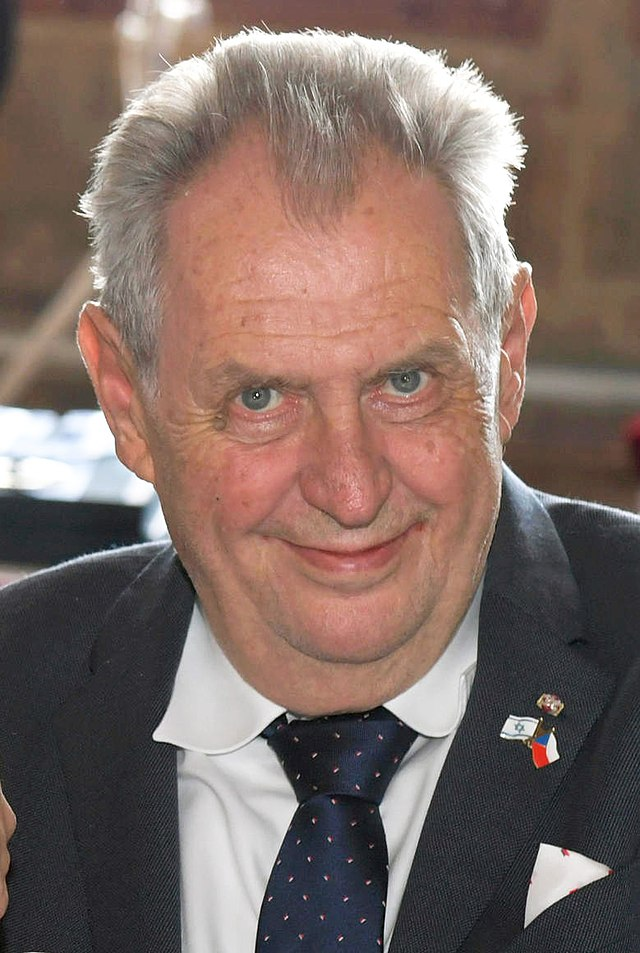
#> input picture face_swapping_v1/src_images/Milos_Zeman.jpg, 640 x 953 px, given in place of fusek_face_car_01.avi, which was not available
$ python main.py
#> lines starting #> are read from the running program, lines starting #| are printed output that depends on the picture; after the words box and inside, x2 and y2 are one past the last pixel; in counts of white or black regions, pixels touching at a corner belong together; pictures that were not available may be replaced by others from this repository, and a replacement may not be noted
import cv2 as cv
import numpy as np
import time

def draw_rect_by_cascade(face_cascade, frame, scaleFactor, minNeighbors, minSize):
    faces = face_cascade.detectMultiScale(frame, scaleFactor=scaleFactor, minNeighbors=minNeighbors, minSize=minSize, maxSize=(500, 500))
    return faces

def remove_duplicates(locations, threshold_distance):
    non_duplicates = []
    for i in range(len(locations)):
        is_duplicate = False
        for j in range(i+1, len(locations)):
            dist = ((locations[i][0] + locations[i][2] / 2) - (locations[j][0] + locations[j][2] / 2))**2 + \
                   ((locations[i][1] + locations[i][3] / 2) - (locations[j][1] + locations[j][3] / 2))**2
            dist = dist ** 0.5
            if dist < threshold_distance:
                is_duplicate = True
                break
        if not is_duplicate:
            non_duplicates.append(locations[i])
    return non_duplicates

def draw_rectangle (paint_frame, locations, color1, color2):
    for (x, y, w, h) in locations:
        cv.rectangle(paint_frame, (x, y), (x+w, y+h), color1, 8)
        cv.rectangle(paint_frame, (x, y), (x+w, y+h), color2, 2)

def eye_open(image):
    gray = cv.cvtColor(image, cv.COLOR_BGR2GRAY)
    blurred = cv.GaussianBlur(gray, (7, 5), 2)
    cv.imshow("Preprocessed Image", blurred)
    circles = cv.HoughCircles(gray, cv.HOUGH_GRADIENT, 1, 1, param1=50, param2=20, minRadius=10, maxRadius=40)
    if circles is not None:
        return True

    return False

def face_detect():
    video_cap = cv.VideoCapture("fusek_face_car_01.avi")
   # video_cap = cv.VideoCapture(0)
    face_cascade = cv.CascadeClassifier("haarcascades/haarcascade_frontalface_default.xml")
    face_cascade_profile = cv.CascadeClassifier("haarcascades/haarcascade_profileface.xml")
    #eye_cascade = cv.CascadeClassifier("haarcascades/haarcascade_eye.xml")
    eye_cascade = cv.CascadeClassifier("haarcascades/eye_cascade_fusek.xml")
    mouth_cascade = cv.CascadeClassifier("haarcascades/haarcascade_smile.xml")

    threshold_distance = 100.0
    while True:
        start_time = time.time()
        ret, frame = video_cap.read()
#> frame is the input picture: shape (953, 640, 3); mean B, G, R 99.5, 106.6, 126.1
        if frame is None:
            break
        paint_frame = frame.copy()
        locations_face = []
        if ret is True:
            location_face = draw_rect_by_cascade(face_cascade, paint_frame, 1.2, 7,  (100,100))
#> in draw_rect_by_cascade, `faces = face_cascade.detectMultiScale(frame, scaleFactor=scaleFactor, ..`: faces = [[149, 249, 385, 385]]
#> location_face = [[149, 249, 385, 385]]
            for l_face in location_face:
                locations_face.append(l_face)
#> this loop made 1 pass
#> after the loop, locations_face = [[149, 249, 385, 385]]
            location_face_profile = draw_rect_by_cascade(face_cascade_profile, frame, 1.2, 7, (100,100))
#> location_face_profile = ()
            for l_face in location_face_profile:
                locations_face.append(l_face)
#> this loop made 0 passes

            locations_face = remove_duplicates(locations_face, threshold_distance)
#> the loop in remove_duplicates, `for i in range(len(locations)):` made 1 pass
#> after the loop in remove_duplicates, `for i in range(len(locations)):`: non_duplicates = [[149, 249, 385, 385]]
            # print(locations_face)

            for one_face in locations_face:
               draw_rectangle(paint_frame, [one_face], (0,0,255), (203, 192, 255))
#> this loop made 1 pass
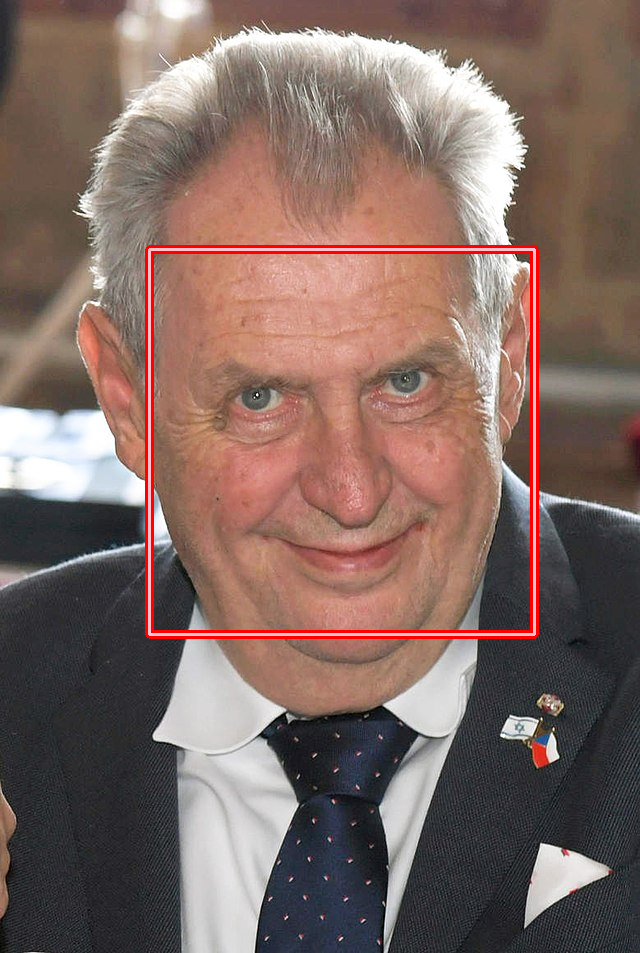
#> paint_frame: shape (953, 640, 3); 2.27% of pixels changed, all inside (x1, y1, x2, y2) = (145, 245, 539, 639)


            for i,(x, y, w, h) in enumerate(locations_face):
                face_roi = frame[y:y+h, x:x+w]
                cv.imshow(f"Face", face_roi)
                eyes = draw_rect_by_cascade(eye_cascade, face_roi, 1.3, 13,(30,30))
                for eye_index, eye in enumerate(eyes):
                    eye_x, eye_y, eye_w, eye_h = eye

                    #cv.imshow(f"Eye", face_roi[eye_y:eye_y+eye_h, eye_x:eye_x+eye_w])
                    if eye_open(face_roi[eye_y:eye_y+eye_h, eye_x:eye_x+eye_w]):
                        #print(f"Eye {eye_index} is open")
                        draw_rectangle(paint_frame[y:y+h, x:x+w], [eye], (0,255,0), (203, 192, 255))
                    else:
                        #print(f"Eye {eye_index} is closed")
                        draw_rectangle(paint_frame[y:y+h, x:x+w], [eye], (0,0,255), (203, 192, 255))

                mouth = draw_rect_by_cascade(mouth_cascade, face_roi, 1.2, 50, (40,40))
                for m in mouth:
                    draw_rectangle(paint_frame[y:y+h, x:x+w], [m], (255,0,0), (203, 192, 255))
#> this loop made 1 pass
#> pass 1, in face_detect, `face_roi = frame[y:y+h, x:x+w]`:
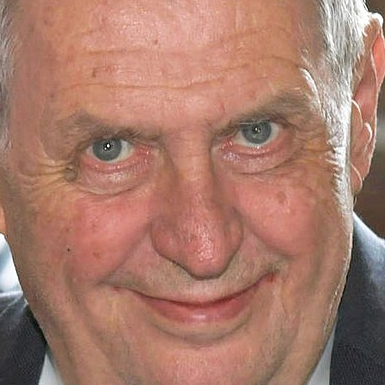
#> face_roi: shape (385, 385, 3); mean B, G, R 107.3, 122.4, 167.5
            end_time = time.time()

            final_time = end_time - start_time
            cv.putText(paint_frame, f"FPS: {1/final_time:.2f}", (10, 30), cv.FONT_HERSHEY_SIMPLEX, 1, (0, 0, 255), 2, cv.LINE_AA)
            cv.putText(paint_frame, f"DELTA: {final_time:.2f}", (10, 60), cv.FONT_HERSHEY_SIMPLEX, 1, (0, 0, 255), 2, cv.LINE_AA)
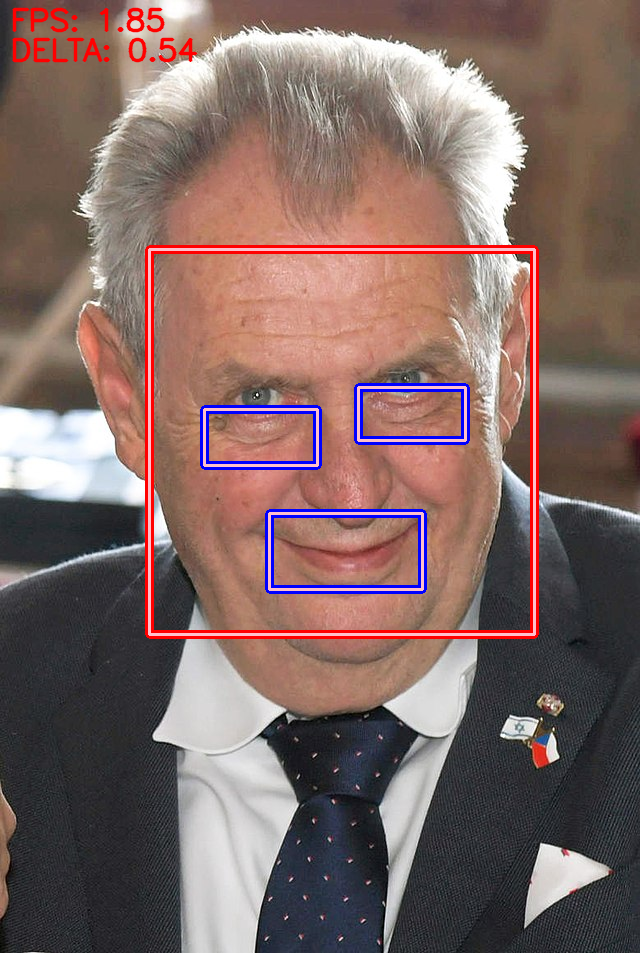
#> paint_frame: shape (953, 640, 3); mean B, G, R 100.4, 104, 127.8


            cv.imshow("face_detect", paint_frame)
            if cv.waitKey(2) == ord('q'):
#> (key q is pressed here)
                break

if __name__ == "__main__":
    face_detect()
    cv.destroyAllWindows()

$ run again, on face_swapping_v1/src_images/tomio_okamura.jpg
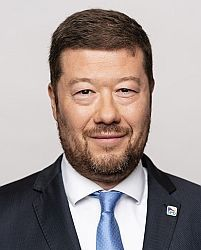
#> input picture face_swapping_v1/src_images/tomio_okamura.jpg, 201 x 250 px, given in place of fusek_face_car_01.avi, which was not available
#> in face_detect, frame is the input picture: shape (250, 201, 3); mean B, G, R 146.9, 149.4, 160.8
#> faces = [[49, 47, 114, 114]]
#> the loop in face_detect, `for l_face in location_face:` made 1 pass
#> location_face_profile = ()
#> the loop in remove_duplicates, `for i in range(len(locations)):` made 1 pass
#> after the loop in remove_duplicates, `for i in range(len(locations)):`: non_duplicates = [[49, 47, 114, 114]]
#> the loop in face_detect, `for one_face in locations_face:` made 1 pass
#> after the loop in face_detect, `for one_face in locations_face:`:
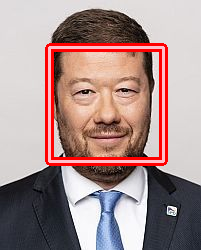
#> paint_frame: shape (250, 201, 3); 8.1% of pixels changed, all inside (x1, y1, x2, y2) = (45, 43, 168, 166)
#> the loop in face_detect, `for i,(x, y, w, h) in enumerate(locations_face):` made 1 pass
#> in face_detect, `cv.putText(paint_frame, f"DELTA: {final_time:.2f}", (10, 60), cv.FONT_..`:
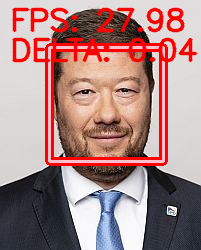
#> paint_frame: shape (250, 201, 3); mean B, G, R 132.2, 133.7, 172.1

$ run again, on face_swapping_v1/src_images/andrej_babis.png
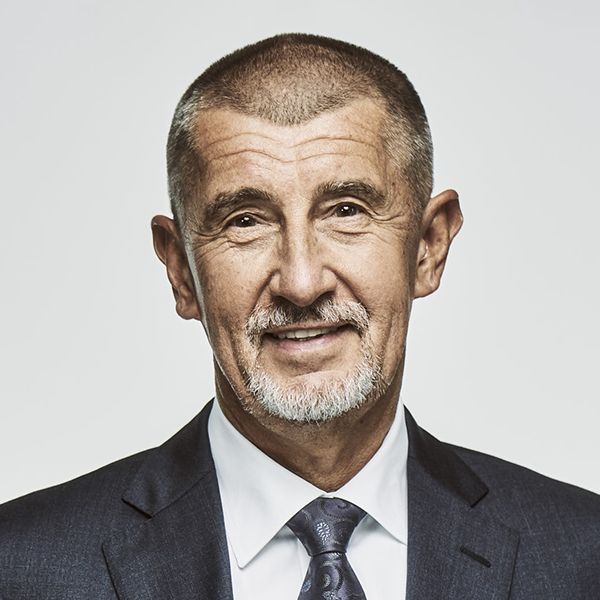
#> input picture face_swapping_v1/src_images/andrej_babis.png, 600 x 600 px, given in place of fusek_face_car_01.avi, which was not available
#> in face_detect, frame is the input picture: shape (600, 600, 3); mean B, G, R 164.9, 169.1, 174.7
#> faces = [[149, 99, 301, 301]]
#> the loop in face_detect, `for l_face in location_face:` made 1 pass
#> location_face_profile = ()
#> the loop in remove_duplicates, `for i in range(len(locations)):` made 1 pass
#> after the loop in remove_duplicates, `for i in range(len(locations)):`: non_duplicates = [[149, 99, 301, 301]]
#> the loop in face_detect, `for one_face in locations_face:` made 1 pass
#> after the loop in face_detect, `for one_face in locations_face:`:
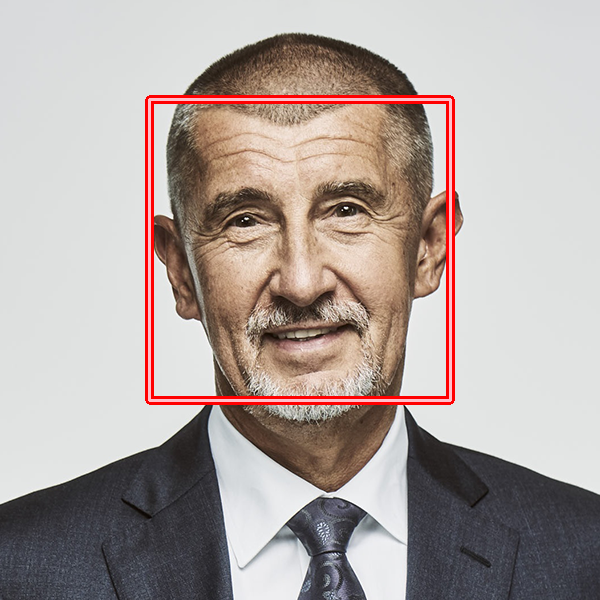
#> paint_frame: shape (600, 600, 3); 3% of pixels changed, all inside (x1, y1, x2, y2) = (145, 95, 455, 405)
#> the loop in face_detect, `for i,(x, y, w, h) in enumerate(locations_face):` made 1 pass
#> (x, y, w, h, mouth) on pass 1: (149, 99, 301, 301, [[153, 99, 105, 53], [44, 109, 103, 51], [92, 206, 132, 66]])
#> in face_detect, `cv.putText(paint_frame, f"DELTA: {final_time:.2f}", (10, 60), cv.FONT_..`:
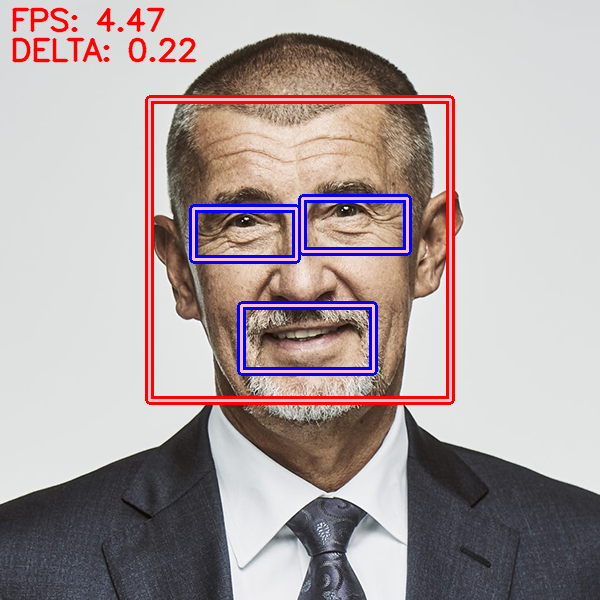
#> paint_frame: shape (600, 600, 3); mean B, G, R 162.9, 162, 174.8
